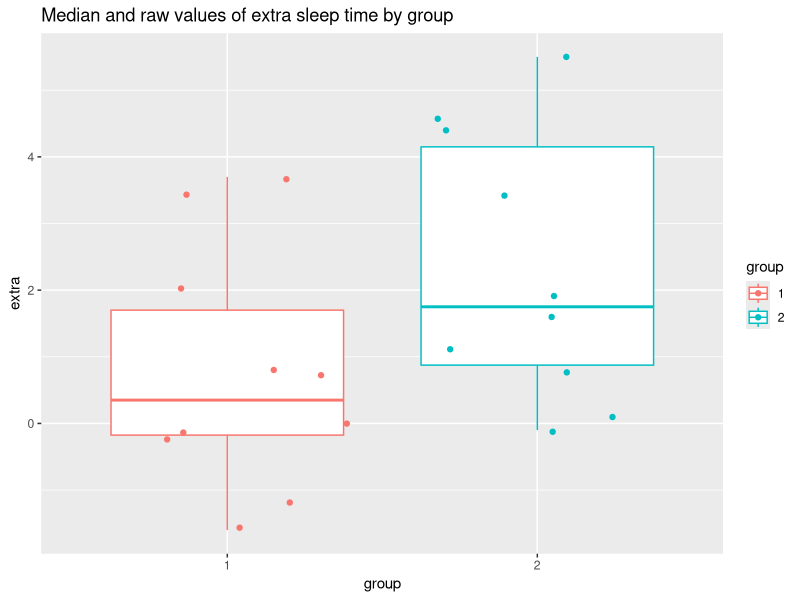
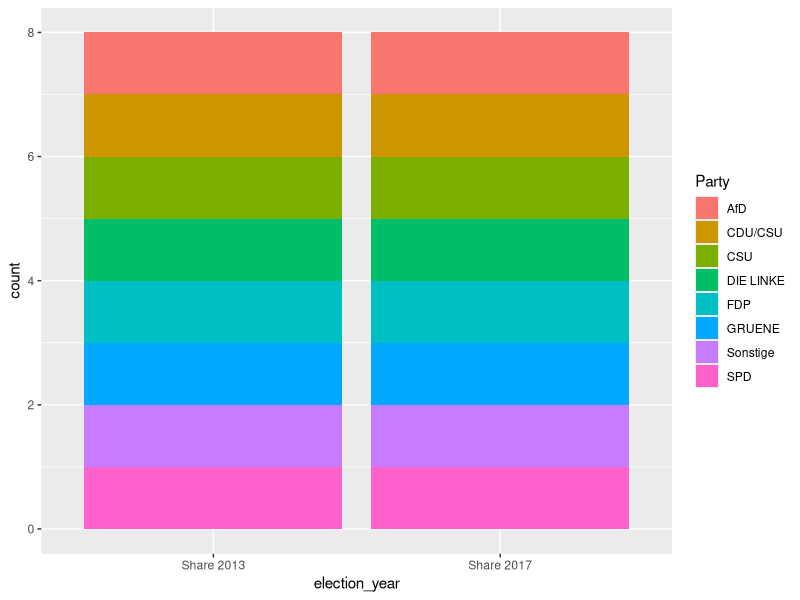
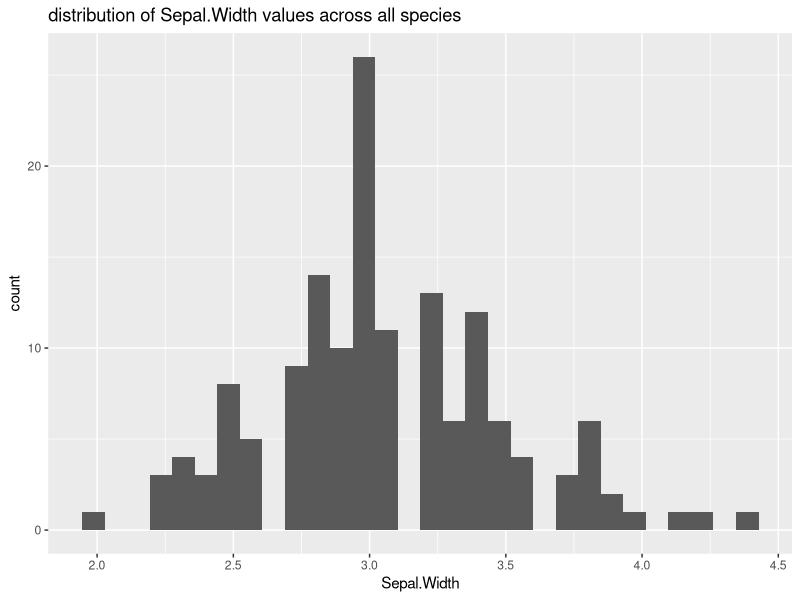
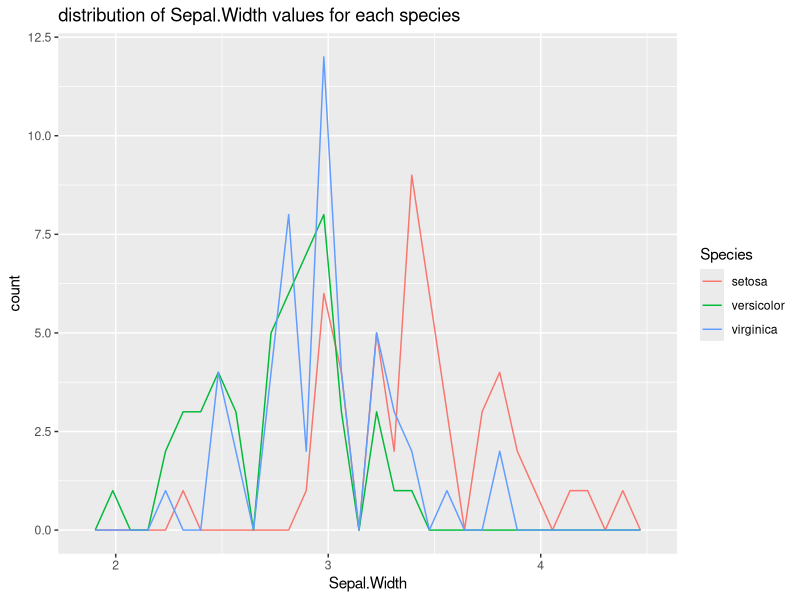
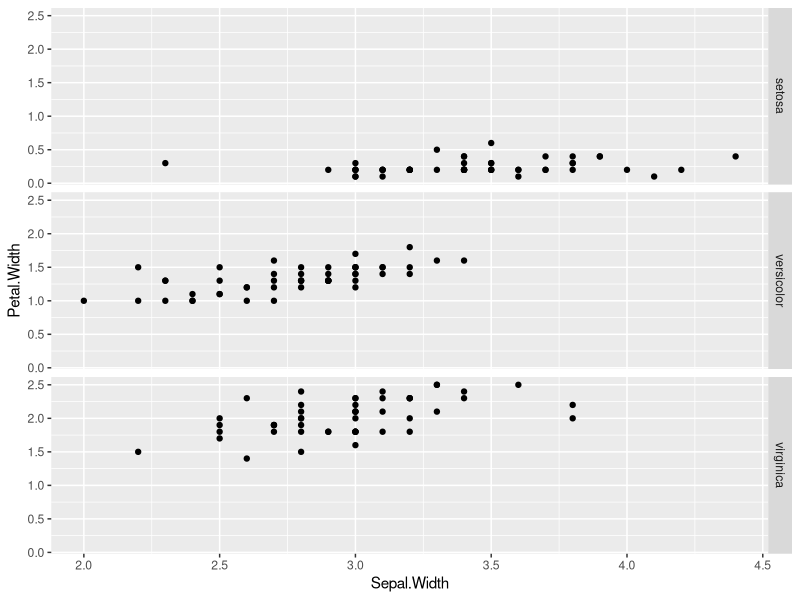
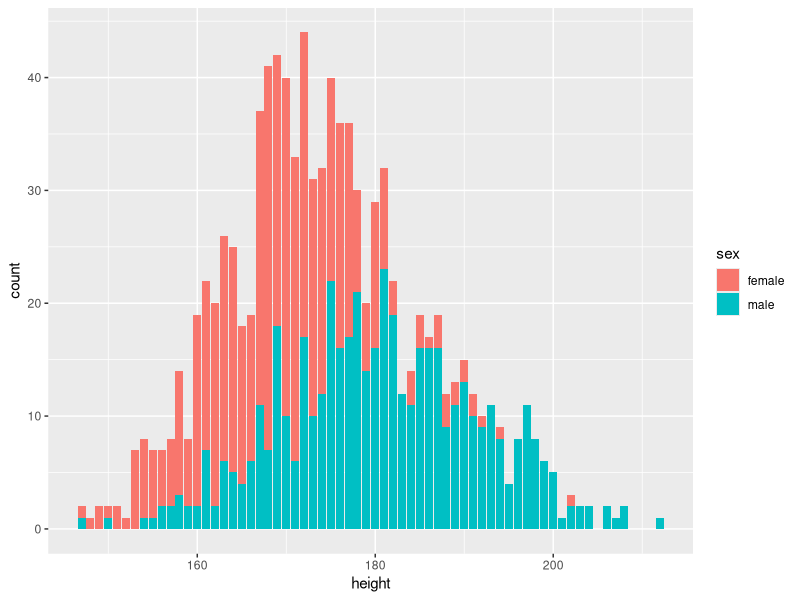

The R script that drew these images, in order: (Note: this script raises an error after producing the figures.)
## ---- chunk 1
knitr::opts_chunk$set(echo = TRUE)
## ---- chunk 2
library(tidyverse)
## ---- chunk 3
?sleep
View(sleep)

# (a) Save the sleep data as a tibble sp and inspect its dimensions. 
is.tibble(sleep)
sp <- as_tibble(sleep)
is.tibble(sp) 

glimpse(sp)
dim(sp)

## Answer: The sleep data contains 20 rows and 3 columns. 

########################################################

# (b) Use a dplyr pipe to compute the number of observations (rows) by group and key descriptives (their mean, median, and standard deviation). 
sp %>%
  group_by(group) %>%
  summarise(Observations = n(),
            mean = mean(extra, na.rm = TRUE),
            median = median(extra, na.rm = TRUE),
            sd = sd(extra, na.rm = TRUE))

#########################################################

# (c) Use ggplot to create a graph that shows the medians and raw values of extra sleep time by group.
ggplot(sp, mapping = aes(x = group, y = extra, color = group)) +
  geom_boxplot() +
  geom_jitter() +
  ggtitle("Median and raw values of extra sleep time by group")

#########################################################

# (d) Reformat the sleep data in sp so that the 2 groups appear in 2 lines (rows) and 10 subject IDs as 10 columns. 
sp_reformat <- spread(sleep, key = ID, value = extra)
## ---- chunk 4
# (a) Create a tibble de that contains this data and the missing (?) values for all other parties so that all shares of an election add up to 100%.
(de <- tibble(`Party` = c("CDU/CSU", "SPD", "AfD", "FDP", "DIE LINKE", "GRUENE", "CSU", "Sonstige"),
              `Share 2013` = c(34.1, 25.7, 4.7, 4.8, 8.6, 8.4, 7.4, 6.3),
              `Share 2017` = c(26.8, 20.5, 12.6, 10.7, 9.2, 8.9, 6.2, 5.1)))

sum(de$`Share 2013`)
sum(de$`Share 2017`)

#########################################################

# (b) Convert your de table into a "tidy" table saved as de_2
(de_2 <- gather(de, `Share 2013`, `Share 2017`, key = "election_year", value = "election_results"))

#########################################################

# (c) Visualize and contrast the election results by a bar chart that contains 2 bars (representing the 2 elections) and the party's share of votes (as the proportions of each bar). 
ggplot(de_2, mapping = aes(x = election_year, fill = Party, position = "stack"))+
  geom_bar()
## ---- chunk 5
?starwars
View(starwars)

# (a) Save the tibble dplyr::starwars as sw and report its dimensions.
sw <- starwars
glimpse(sw)

## Answer: The starwars data contains 87 rows and 13 columns.

#########################################################

# (b) Missing values and known unknowns:

  #How many missing (NA) values does sw contain?
sum(is.na(sw))

##Answer: sw contains 101 missing values

  #Which individuals come from an unknown (missing) homeworld but have a known birth_year or known  mass? 
starwars %>%
  filter(is.na(homeworld), !is.na(birth_year), !is.na(mass))

##Answer: Yoda, IG-88, Qui-Gon Jinn

#########################################################

# (c) Gender issues:

  #How many humans are contained in sw overall and by gender? 
sw %>%
  filter(species == "Human") %>%
  count()

##Answer: Overall 35 Humans

sw %>%
  filter(species == "Human") %>%
  group_by(gender) %>%
  count()

##Answer: female = 9, male = 26

  #How many and which individuals in sw are neither male nor female? 
unique(sw$gender)

sw %>%
  filter(gender != "male", gender != "female") %>%
  group_by(gender) %>%
  count()

##Answer: hermaphrodite = 1, none = 2

  #Of which species in sw exist at least 2 different gender values? 

#########################################################

#(d) Popular homes and heights:

  #From which homeworld do the most indidividuals (rows) come from? 
sw %>%
  group_by(homeworld) %>%
  summarise(count = n()) %>%
  arrange(desc(count))

##Answer: From Naboo do the most individuals come from.

  #What is the mean height of all individuals with orange eyes from the most popular homeworld? (1 point)
sw %>%
  filter(eye_color == "orange", homeworld == "Naboo") %>%
  summarize(mean_height = mean(height, na.rm = TRUE))
  
##Answer: mean height = 208.6667

#########################################################

# (e) Seize and mass issues:

  #Compute the median, mean, and standard deviation of height for all droids.
sw %>%
  filter(species == "Droid") %>%
  summarise(median_height = median(height, na.rm = TRUE),
            mean_height = mean(height, na.rm = TRUE),
            sd_height = sd(height, na.rm = TRUE))

  #Compute the average height and mass by species and save the result as h_m. 
(h_m <- sw %>%
    group_by(species) %>%
    summarise(avg_height = mean(height, na.rm = TRUE),
              avg_mass = mean(mass, na.rm = TRUE)))

  #Sort h_m to list the 3 species with the smallest individuals (in terms of mean height). 
h_m %>%
  arrange(avg_height)

  #Sort h_m to list the 3 species with the heaviest individuals (in terms of median mass). 
h_m %>%
  arrange(desc(avg_mass))
## ---- chunk 6
# (a) Create a tibble st that contains this data in this (wide) format. 
(st <- tibble(`stock` = c("Amada", "Betix", "Cevis"),
              `d1_start` = c(2.5, 3.3, 4.3),
              `d1_end` = c(3.6, 2.9, 4.8),
              `d2_start` = c(3.5, 3.0, 4.6),
              `d2_end` = c(4.2, 2.1, 3.1),
              `d3_start` = c(4.4, 2.3, 3.2),
              `d3_end` = c(2.8, 2.5, 3.7)))

############################################################

# (b) Transform st into a longer table st_long that contains 18 rows and only 1 numeric variable for all stock prices. Adjust this table so that the day and time appear as 2 separate columns.
gather(st, `d1_start`, `d1_end`, `d2_start`, `d2_end`, `d3_start`, `d3_end`, key = time, value = stock_price)

############################################################

#c. Create a graph that shows the 3 stocks' end prices (on the y-axis) over the 3 days (on the x-axis).

## ---- chunk 7
?iris
View(iris)

# (a) Save datasets::iris a tibble ir that contains this data and inspect it. Are there any missing values? 
ir <- as_tibble(iris)
sum(is.na(iris))

##Answer: keine fehlenden Werte

#############################################################

# (b) Compute a summary table that shows the means of the 4 measurement columns (Sepal.Length, Sepal.Width,  Petal.Length, Petal.Width) for each of the 3 Species (in rows). Save the resulting table of means as a tibble im1 . 
summary(iris)

im1 <- iris %>%
  group_by(Species) %>%
  summarise(mean_sl = mean(Sepal.Length),
            mean_sw = mean(Sepal.Width),
            mean_pl = mean(Petal.Length),
            mean_pw = mean(Petal.Width))

is.tibble(im1)

#############################################################

# (c) Create a histogram that shows the distribution of Sepal.Width values across all species
ggplot(iris, mapping = aes(x = Sepal.Width)) +
  geom_histogram() +
  ggtitle("distribution of Sepal.Width values across all species")

#############################################################

# (d) Create a plot that shows the shape of the distribution of Sepal.Width values for each species.
ggplot(iris, mapping = aes(x = Sepal.Width, color = Species)) +
  geom_freqpoly() +
  ggtitle("distribution of Sepal.Width values for each species")

###############################################################

# (e) Create a plot that shows Petal.Width as a function of Sepal.Width separately (i.e., in 3 facets) for each species. 
ggplot(iris, mapping = aes(x = Sepal.Width, y = Petal.Width)) +
  geom_point() +
  facet_grid(Species ~ .)

#################################################################

#(f) Re-format your tibble ir into a tibble ir_long which in "long format".
## ---- chunk 8
data <- read_csv("out.csv")

View(data)

#(a) Save the data into a tibble data and report its number of observations and variables.
is.tibble(data)
glimpse(data)

##Answer: The data contains 1000 rows and 3 columns

######################################################

#(b) How many missing data values are there in data
sum(is.na(data))

##Answer: 18 missing values

#######################################################

#(c) What is the gender (or sex) distribution in this sample? 
data %>%
  group_by(sex) %>%
  count()

##Answer: female = 507, male = 493

#####################################################

#(d) Create a plot that shows the distribution of height values for each gender. 
ggplot(data, mapping = aes(x = height, fill = sex)) +
  geom_bar()

#######################################################

#(e) Compute 2 new variables that signal and distinguish between 2 types of outliers in terms of height:

  #outliers relative to the height of the overall sample (i.e., individuals with height values deviating more than 2 SD from the overall mean of height) 
(data_overall <- data %>%
  mutate(sd = sd(height, na.rm = TRUE),
         outliers = sd > 2, na.rm = TRUE))

  #outliers relative to the height of some subgroup's mean and SD. Here, a suitable subgroup to consider is every person's gender (i.e., individuals with height values deviating more than 2 SD from the mean height of their own gender). 
(data_gender <- data %>%
  group_by(sex) %>%
  mutate(sd_gender = sd(height, na.rm = TRUE),
         outliers_gender = sd > 2, na.rm = TRUE))

##################################################

#(f) Use the 2 new variables to define and identify 2 subgroups of people:

  #out_1: Individuals (females and males) with height values that are outliers relative to both the entire sample and the sample of their own gender. How many such individuals are in data? (1 point)

  #out_2: Individuals (females and males) with height values that are not outliers relative to the entire population, but are outliers relative to their own gender. How many such individuals are in data? (1 point)

## ---- chunk 9

## ---- chunk 10

## ---- chunk 11

## ---- chunk 12

## ---- chunk 13

## ---- chunk 14

